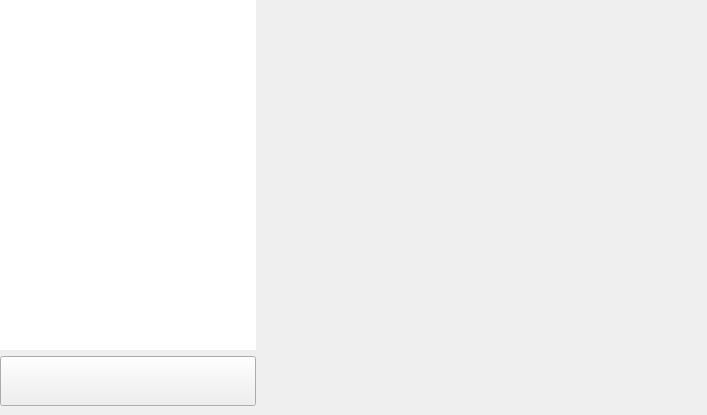
<?xml version="1.0" encoding="UTF-8"?>
<ui version="4.0">
 <class>Window</class>
 <widget class="QWidget" name="Window">
  <property name="geometry">
   <rect>
    <x>0</x>
    <y>0</y>
    <width>707</width>
    <height>415</height>
   </rect>
  </property>
  <layout class="QGridLayout" name="gridLayout">
   <property name="leftMargin">
    <number>0</number>
   </property>
   <property name="topMargin">
    <number>0</number>
   </property>
   <property name="bottomMargin">
    <number>0</number>
   </property>
   <item row="0" column="0">
    <layout class="QHBoxLayout" name="m_layout" stretch="0,1">
     <property name="leftMargin">
      <number>0</number>
     </property>
     <property name="rightMargin">
      <number>0</number>
     </property>
     <item>
      <widget class="QWidget" name="m_widgetThumbnail" native="true">
       <layout class="QVBoxLayout" name="verticalLayout">
        <property name="spacing">
         <number>6</number>
        </property>
        <property name="leftMargin">
         <number>0</number>
        </property>
        <property name="topMargin">
         <number>0</number>
        </property>
        <property name="rightMargin">
         <number>0</number>
        </property>
        <property name="bottomMargin">
         <number>9</number>
        </property>
        <item>
         <widget class="QListWidget" name="m_listWidgetThumbnail">
          <property name="minimumSize">
           <size>
            <width>240</width>
            <height>0</height>
           </size>
          </property>
          <property name="frameShape">
           <enum>QFrame::NoFrame</enum>
          </property>
          <property name="horizontalScrollBarPolicy">
           <enum>Qt::ScrollBarAlwaysOff</enum>
          </property>
         </widget>
        </item>
        <item>
         <widget class="Kiran::Workspace::WorkspaceAddBtn" name="m_btnAddWorkspace">
          <property name="sizePolicy">
           <sizepolicy hsizetype="Minimum" vsizetype="Preferred">
            <horstretch>0</horstretch>
            <verstretch>0</verstretch>
           </sizepolicy>
          </property>
          <property name="minimumSize">
           <size>
            <width>0</width>
            <height>50</height>
           </size>
          </property>
          <property name="text">
           <string/>
          </property>
         </widget>
        </item>
       </layout>
      </widget>
     </item>
     <item>
      <widget class="QWidget" name="widget_2" native="true">
       <layout class="QGridLayout" name="gridLayout_2">
        <item row="0" column="0">
         <layout class="QGridLayout" name="m_layoutOverview"/>
        </item>
       </layout>
      </widget>
     </item>
    </layout>
   </item>
  </layout>
 </widget>
 <customwidgets>
  <customwidget>
   <class>Kiran::Workspace::WorkspaceAddBtn</class>
   <extends>QToolButton</extends>
   <header>workspace-add-btn.h</header>
  </customwidget>
 </customwidgets>
 <resources/>
 <connections/>
</ui>
